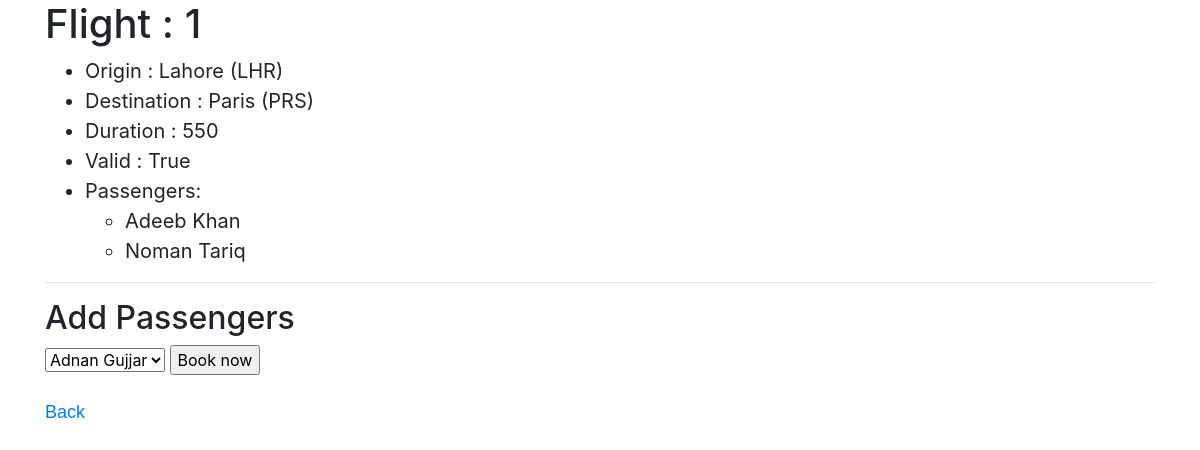
Screenshot of /flights/1/ with the database file from the repository.
### flights/models.py (models this page shows, shortened)
class Flight(models.Model):
	origin = models.ForeignKey(Airport, on_delete=models.CASCADE, related_name="departures")
	destination = models.ForeignKey(Airport, on_delete=models.CASCADE, related_name="arrivals")
	duration = models.IntegerField()
	def is_valid_flight(self):
		return (self.origin != self.destination) and (self.duration >= 0)

class Airport(models.Model):
	city = models.CharField(max_length=255)
	code = models.CharField(max_length=3)
	def __str__(self):
		return f"{self.city} ({self.code})"

class Passenger(models.Model):
	first = models.CharField(max_length=25)
	last = models.CharField(max_length=25)
	flights = models.ManyToManyField(Flight, blank=True, related_name="passengers")
	def __str__(self):
		return f"{self.first} {self.last}"

### flights/views.py (the view)
# urls.py: path('<int:flight_id>/', views.flight, name="flight"),
def flight(request, flight_id):
	flight = Flight.objects.get(pk=flight_id)
	context = {
			"flight":flight,
			"passengers": flight.passengers.all(),
			"non_passengers": Passenger.objects.exclude(flights=flight).all(),
		}
	return render(request, "flights/flight.html", context)

### flights/templates/flights/flight.html (shortened to what this page needs)
{% extends 'flights/master.html' %}
{% block body %}
	<h1>Flight : {{ flight.id }}</h1>
	<ul>
		<li>Origin : {{ flight.origin }}</li>
		<li>Destination : {{ flight.destination }}</li>
		<li>Duration : {{ flight.duration }}</li>
		<li>Valid : {{ flight.is_valid_flight }}</li>
		<li>Passengers:
			<ul>
				{% for passenger in passengers %}
				<li>{{ passenger }}</li>
				{% empty %}
				<li>No Passengers.</li>
				{% endfor %}
			</ul>
		</li>
	</ul>
	<hr>
	<h2>Add Passengers</h2>
	{% if non_passengers %}
	<form action="{% url 'flights:book' flight.id %}" method="post">
	<select name="passenger">
		{% for passenger in non_passengers %}
			<option value="{{ passenger.id }}">{{ passenger }}</option>
		{% endfor %}
	</select>
	<input type="submit" value="Book now">
	</form>
	{% else %}
	<h3>No passengers to add.</h3>
	{% endif %}
	<br>
	<a href="{% url 'flights:index' %}">Back</a>
{% endblock %}

### flights/static/flights/styles.css (style rules this page uses)
h1 { font-family: sans-serif; }
li { font-size: 20px; }
a { font-size: 18px; font-family: sans-serif; }

### rows the page displays
Flight: id "1", origin "Lahore (LHR)", destination "Paris (PRS)", duration "550", is_valid_flight "True"
Passenger: first+last "Adeeb Khan"
Passenger: first+last "Noman Tariq"

### other values shown
form field passenger "Adnan Gujjar"
